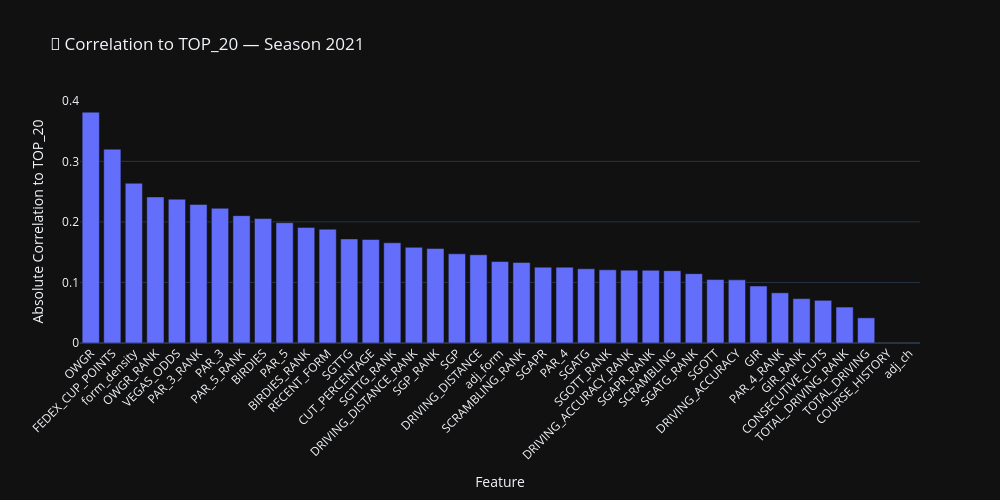
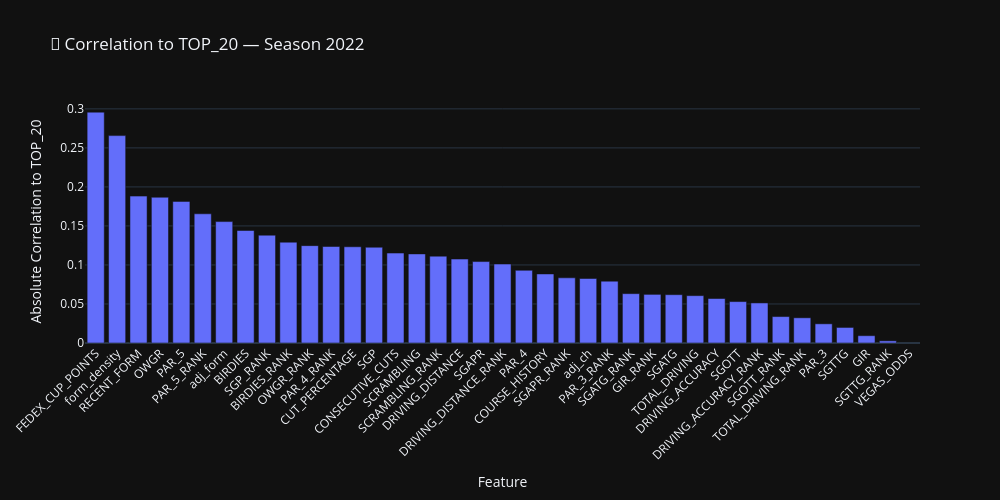
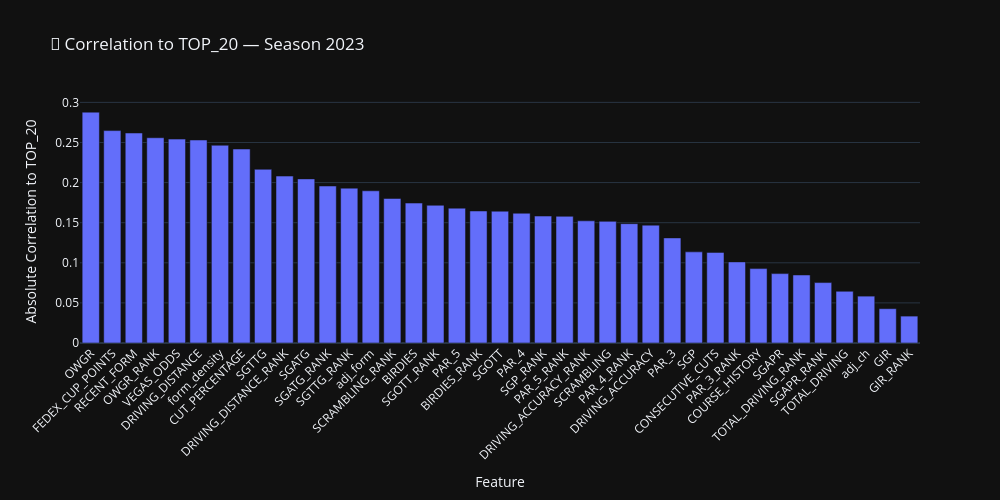
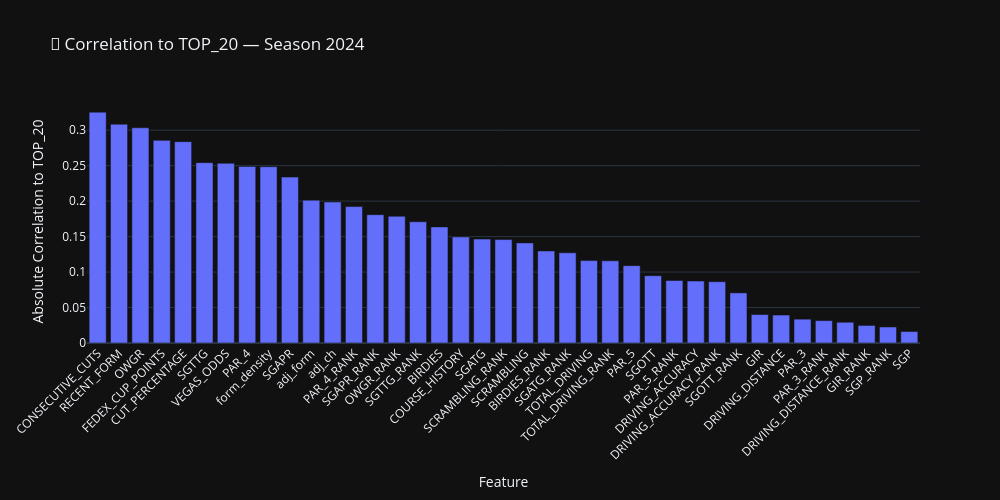

Here is the notebook cell these charts were saved with, in order:
### Markdown cell above
## Correlations
**Last 4 Years**

### Code cell
import plotly.express as px

# Get the 4 most recent seasons (or fewer if not available)
available_seasons = sorted(training_df["SEASON"].unique())[-4:]

# Dictionary to store correlation results
correlation_frames = {}

# Calculate correlations for each season
for season in available_seasons:
    df = training_df[training_df["SEASON"] == season].copy()

    # Numeric features only, drop final result
    numeric = df.select_dtypes(include=["float64", "int64"]).drop(columns=["FINAL_POS", "SEASON"], errors="ignore")

    # Skip if TOP_20 is not present
    if "TOP_20" not in numeric.columns:
        continue

    # Correlation with TOP_20
    cor = numeric.corr().abs()["TOP_20"].drop("TOP_20", errors="ignore").sort_values(ascending=False)
    cor_df = cor.reset_index()
    cor_df.columns = ["Feature", "Correlation"]
    correlation_frames[season] = cor_df

# Plot one bar chart per season
for season, cor_df in correlation_frames.items():
    fig = px.bar(
        cor_df,
        x="Feature",
        y="Correlation",
        title=f"🔎 Correlation to TOP_20 — Season {int(season)}",
        height=500,
        width=1000
    )

    fig.update_layout(
        xaxis_title="Feature",
        yaxis_title="Absolute Correlation to TOP_20",
        template="plotly_dark",
        xaxis_tickangle=-45
    )

    fig.show()

### Figure 1 — Plotly figure (JSON) as saved in the notebook; plotly's stock layout.template omitted (floating-point values rounded to 4 significant figures)
{"data": [{"hovertemplate": "Feature=%{x}<br>Correlation=%{y}<extra></extra>", "legendgroup": "", "marker": {"color": "#636efa", "pattern": {"shape": ""}}, "name": "", "orientation": "v", "showlegend": false, "textposition": "auto", "type": "bar", "x": ["OWGR", "FEDEX_CUP_POINTS", "form_density", "OWGR_RANK", "VEGAS_ODDS", "PAR_3_RANK", "PAR_3", "PAR_5_RANK", "BIRDIES", "PAR_5", "BIRDIES_RANK", "RECENT_FORM", "SGTTG", "CUT_PERCENTAGE", "SGTTG_RANK", "DRIVING_DISTANCE_RANK", "SGP_RANK", "SGP", "DRIVING_DISTANCE", "adj_form", "SCRAMBLING_RANK", "SGAPR", "PAR_4", "SGATG", "SGOTT_RANK", "DRIVING_ACCURACY_RANK", "SGAPR_RANK", "SCRAMBLING", "SGATG_RANK", "SGOTT", "DRIVING_ACCURACY", "GIR", "PAR_4_RANK", "GIR_RANK", "CONSECUTIVE_CUTS", "TOTAL_DRIVING_RANK", "TOTAL_DRIVING", "COURSE_HISTORY", "adj_ch"], "xaxis": "x", "y": [0.3812, 0.3201, 0.2639, 0.2412, 0.2375, 0.2289, 0.2225, 0.2103, 0.2055, 0.1987, 0.1909, 0.188, 0.1719, 0.171, 0.1655, 0.1581, 0.1562, 0.1474, 0.1457, 0.1346, 0.133, 0.1253, 0.1252, 0.1226, 0.1208, 0.1203, 0.1201, 0.1195, 0.1145, 0.1047, 0.1043, 0.0941, 0.08288, 0.0733, 0.07049, 0.05938, 0.04154, NaN, NaN], "yaxis": "y"}], "layout": {"barmode": "relative", "height": 500, "legend": {"tracegroupgap": 0}, "title": {"text": "🔎 Correlation to TOP_20 — Season 2021"}, "width": 1000, "xaxis": {"anchor": "y", "domain": [0, 1], "tickangle": -45, "title": {"text": "Feature"}}, "yaxis": {"anchor": "x", "domain": [0, 1], "title": {"text": "Absolute Correlation to TOP_20"}}}}

### Figure 2 — Plotly figure (JSON) as saved in the notebook; plotly's stock layout.template omitted (floating-point values rounded to 4 significant figures)
{"data": [{"hovertemplate": "Feature=%{x}<br>Correlation=%{y}<extra></extra>", "legendgroup": "", "marker": {"color": "#636efa", "pattern": {"shape": ""}}, "name": "", "orientation": "v", "showlegend": false, "textposition": "auto", "type": "bar", "x": ["FEDEX_CUP_POINTS", "form_density", "RECENT_FORM", "OWGR", "PAR_5", "PAR_5_RANK", "adj_form", "BIRDIES", "SGP_RANK", "BIRDIES_RANK", "OWGR_RANK", "PAR_4_RANK", "CUT_PERCENTAGE", "SGP", "CONSECUTIVE_CUTS", "SCRAMBLING", "SCRAMBLING_RANK", "DRIVING_DISTANCE", "SGAPR", "DRIVING_DISTANCE_RANK", "PAR_4", "COURSE_HISTORY", "SGAPR_RANK", "adj_ch", "PAR_3_RANK", "SGATG_RANK", "GIR_RANK", "SGATG", "TOTAL_DRIVING", "DRIVING_ACCURACY", "SGOTT", "DRIVING_ACCURACY_RANK", "SGOTT_RANK", "TOTAL_DRIVING_RANK", "PAR_3", "SGTTG", "GIR", "SGTTG_RANK", "VEGAS_ODDS"], "xaxis": "x", "y": [0.2958, 0.2657, 0.1882, 0.1867, 0.1815, 0.1655, 0.1556, 0.1442, 0.1381, 0.1292, 0.1248, 0.1236, 0.1233, 0.1227, 0.1152, 0.1141, 0.1113, 0.1076, 0.1043, 0.1012, 0.09313, 0.08849, 0.08351, 0.08265, 0.07924, 0.06323, 0.06231, 0.06191, 0.06068, 0.05698, 0.05306, 0.05133, 0.03387, 0.03231, 0.02458, 0.01993, 0.009368, 0.002767, NaN], "yaxis": "y"}], "layout": {"barmode": "relative", "height": 500, "legend": {"tracegroupgap": 0}, "title": {"text": "🔎 Correlation to TOP_20 — Season 2022"}, "width": 1000, "xaxis": {"anchor": "y", "domain": [0, 1], "tickangle": -45, "title": {"text": "Feature"}}, "yaxis": {"anchor": "x", "domain": [0, 1], "title": {"text": "Absolute Correlation to TOP_20"}}}}

### Figure 3 — Plotly figure (JSON) as saved in the notebook; plotly's stock layout.template omitted (floating-point values rounded to 4 significant figures)
{"data": [{"hovertemplate": "Feature=%{x}<br>Correlation=%{y}<extra></extra>", "legendgroup": "", "marker": {"color": "#636efa", "pattern": {"shape": ""}}, "name": "", "orientation": "v", "showlegend": false, "textposition": "auto", "type": "bar", "x": ["OWGR", "FEDEX_CUP_POINTS", "RECENT_FORM", "OWGR_RANK", "VEGAS_ODDS", "DRIVING_DISTANCE", "form_density", "CUT_PERCENTAGE", "SGTTG", "DRIVING_DISTANCE_RANK", "SGATG", "SGATG_RANK", "SGTTG_RANK", "adj_form", "SCRAMBLING_RANK", "BIRDIES", "SGOTT_RANK", "PAR_5", "BIRDIES_RANK", "SGOTT", "PAR_4", "SGP_RANK", "PAR_5_RANK", "DRIVING_ACCURACY_RANK", "SCRAMBLING", "PAR_4_RANK", "DRIVING_ACCURACY", "PAR_3", "SGP", "CONSECUTIVE_CUTS", "PAR_3_RANK", "COURSE_HISTORY", "SGAPR", "TOTAL_DRIVING_RANK", "SGAPR_RANK", "TOTAL_DRIVING", "adj_ch", "GIR", "GIR_RANK"], "xaxis": "x", "y": [0.2878, 0.2648, 0.2618, 0.2559, 0.2542, 0.2531, 0.2466, 0.2419, 0.2166, 0.2081, 0.2046, 0.1957, 0.1931, 0.1898, 0.1802, 0.1745, 0.1717, 0.1681, 0.1646, 0.1643, 0.1618, 0.1583, 0.1579, 0.1523, 0.1517, 0.1488, 0.147, 0.131, 0.1136, 0.113, 0.1011, 0.09274, 0.08652, 0.08481, 0.07532, 0.06445, 0.05844, 0.04279, 0.03354], "yaxis": "y"}], "layout": {"barmode": "relative", "height": 500, "legend": {"tracegroupgap": 0}, "title": {"text": "🔎 Correlation to TOP_20 — Season 2023"}, "width": 1000, "xaxis": {"anchor": "y", "domain": [0, 1], "tickangle": -45, "title": {"text": "Feature"}}, "yaxis": {"anchor": "x", "domain": [0, 1], "title": {"text": "Absolute Correlation to TOP_20"}}}}

### Figure 4 — Plotly figure (JSON) as saved in the notebook; plotly's stock layout.template omitted (floating-point values rounded to 4 significant figures)
{"data": [{"hovertemplate": "Feature=%{x}<br>Correlation=%{y}<extra></extra>", "legendgroup": "", "marker": {"color": "#636efa", "pattern": {"shape": ""}}, "name": "", "orientation": "v", "showlegend": false, "textposition": "auto", "type": "bar", "x": ["CONSECUTIVE_CUTS", "RECENT_FORM", "OWGR", "FEDEX_CUP_POINTS", "CUT_PERCENTAGE", "SGTTG", "VEGAS_ODDS", "PAR_4", "form_density", "SGAPR", "adj_form", "adj_ch", "PAR_4_RANK", "SGAPR_RANK", "OWGR_RANK", "SGTTG_RANK", "BIRDIES", "COURSE_HISTORY", "SGATG", "SCRAMBLING_RANK", "SCRAMBLING", "BIRDIES_RANK", "SGATG_RANK", "TOTAL_DRIVING", "TOTAL_DRIVING_RANK", "PAR_5", "SGOTT", "PAR_5_RANK", "DRIVING_ACCURACY", "DRIVING_ACCURACY_RANK", "SGOTT_RANK", "GIR", "DRIVING_DISTANCE", "PAR_3", "PAR_3_RANK", "DRIVING_DISTANCE_RANK", "GIR_RANK", "SGP_RANK", "SGP"], "xaxis": "x", "y": [0.3255, 0.3085, 0.3035, 0.2857, 0.2838, 0.2543, 0.2533, 0.249, 0.2486, 0.2339, 0.2014, 0.1988, 0.1923, 0.1809, 0.1787, 0.1709, 0.1637, 0.1496, 0.1465, 0.1459, 0.1411, 0.1298, 0.1272, 0.1162, 0.1158, 0.1091, 0.09492, 0.08808, 0.08732, 0.08646, 0.07065, 0.04011, 0.03943, 0.03361, 0.03152, 0.02925, 0.02474, 0.02256, 0.01617], "yaxis": "y"}], "layout": {"barmode": "relative", "height": 500, "legend": {"tracegroupgap": 0}, "title": {"text": "🔎 Correlation to TOP_20 — Season 2024"}, "width": 1000, "xaxis": {"anchor": "y", "domain": [0, 1], "tickangle": -45, "title": {"text": "Feature"}}, "yaxis": {"anchor": "x", "domain": [0, 1], "title": {"text": "Absolute Correlation to TOP_20"}}}}
